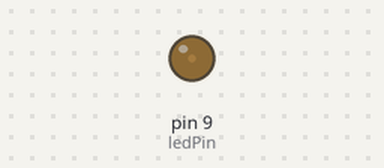
Recording of a sketch running on a simulated Arduino Uno, built with avr-gcc and run on an emulated ATmega328P. On the bench: output pins drawn as LEDs (lit = HIGH).

Above: at 0.05 s.
At 0.4 s:
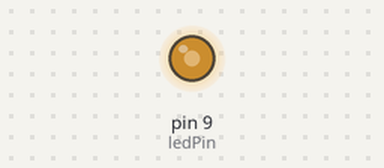
At 0.65 s:
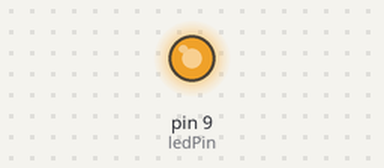
At 1.3 s:
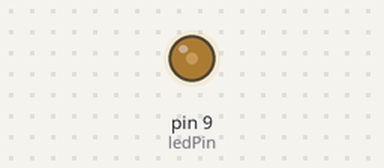
Timing chart, 0 to 3.5 s (numbered marks = the images above):
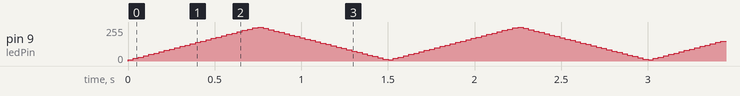

The sketch:

sketch_circ_01.ino
```cpp
/* Blink
 * Turns on an LED for one second, then off for one second,
 * repeatedly.
 */

int ledPin = 9;

// The setup() method runs once, when the sketch starts
void setup() {
  pinMode(ledPin, OUTPUT);
}

// the loop() method runs over and over again,
// as long as the Arduino has power
void loop() {
  // increase brightness
  for(int i = 10; i <= 255; i += 10) {
    analogWrite(ledPin, i);
    delay(30);
  }
  // decrease brightness
  for(int i = 255; i >= 10; i -= 10) {
    analogWrite(ledPin, i);
    delay(30);
  }
}
```
